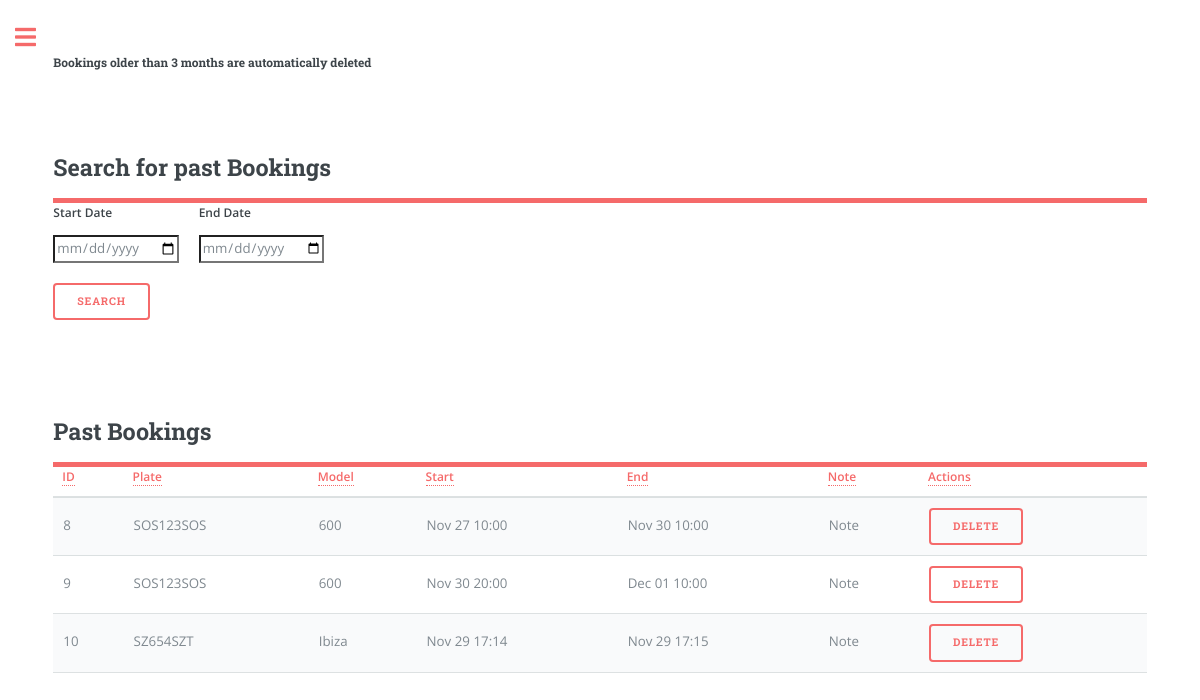
Screenshot of /bookings_history (signed in) with the database file from the repository.
### app/models.py (models this page shows, shortened)
class Booking(db.Model):
    id = db.Column(db.Integer, primary_key=True)
    start_datetime = db.Column(db.DateTime, nullable=False)
    end_datetime = db.Column(db.DateTime, nullable=False)
    car_plate = db.Column(db.String(8), db.ForeignKey('car.plate'), nullable=False)
    user_id = db.Column(db.Integer, db.ForeignKey('user.id'), nullable=False)
    note = db.Column(db.String(160))
    car = db.relationship('Car', backref='bookings', lazy=True)

class Car(db.Model):
    plate = db.Column(db.String(8), primary_key=True, index=True, unique=True)
    make = db.Column(db.String(15), index=True)
    model = db.Column(db.String(15), index=True)
    fuel = db.Column(db.String(8), index=True)
    year = db.Column(db.Integer, index=True)
    cc = db.Column(db.Integer, index=True)
    user_id = db.Column(db.Integer, db.ForeignKey('user.id'))

### app/routes.py (the view, shortened to what this page needs)
@app.route('/bookings_history', methods=['GET', 'POST'])
@login_required
def bookings_history():
    current_date = datetime.utcnow()
    expired_bookings = Booking.query.filter(
        (Booking.user_id == current_user.id) &
        (Booking.end_datetime < current_date)
    ).all()
    return render_template('bookings_history.html', user_bookings=expired_bookings, page='bookings_history',
                           user_name=current_user.username if current_user.is_authenticated else None)

### app/models.py (called while the page is built)
@login.user_loader
def load_user(id):
    return User.query.get(int(id))

### app/templates/bookings_history.html (shortened to what this page needs)
{% extends "index.html" %}
{% block content %}
<head>
  <link rel="stylesheet" href="{{ url_for('static', filename='css/main.css') }}">
</head>
<h5>Bookings older than 3 months are automatically deleted</h5>
<form action="{{ url_for('bookings_history') }}" method="POST">
<header id="header">
  <h2>Search for past Bookings</h2>
</header>
<div class="row">
 <div class="col">
  <label for="start_date" class="form-label">Start Date</label>
  <input type="date" class="form-control" id="start_date" name="start_date" required>
</div>
<div class="col">
  <label for="end_date" class="form-label">End Date</label>
  <input type="date" class="form-control" id="end_date" name="end_date" required>
</div>
</div>
<button type="submit" name="search" class="btn btn-danger" style="margin-top: 20px;">Search</button>
</form>
<header id="header">
  <h2>Past Bookings</h2>
</header>
<form action="{{ url_for('bookings_history') }}" method="POST" onsubmit="return confirm('Are you sure you want to delete this booking?');">
<table class="table" id="bookingTable">
    <thead>
      <tr>
        <th scope="col"><a href="#" class="sort-link" data-sort="id">ID</a></th>
        <th scope="col"><a href="#" class="sort-link" data-sort="plate">Plate</a></th>
        <th scope="col"><a href="#" class="sort-link" data-sort="model">Model</a></th>
        <th scope="col"><a href="#" class="sort-link" data-sort="start_datetime">Start</a></th>
        <th scope="col"><a href="#" class="sort-link" data-sort="end_datetime">End</a></th>
        <th scope="col"><a href="#" class="sort-link" data-sort="note">Note</a></th>
        <th scope="col"><a>Actions</a></th>
      </tr>
    </thead>
    <tbody>
      {% for booking in user_bookings %}
      <tr>
          <td data-sort="id">{{ booking.id }}</td>
          <td data-sort="plate">{{ booking.car.plate }}</td>
          <td data-sort="model">{{ booking.car.model }}</td>
          <td data-sort="start_datetime">{{ booking.start_datetime.strftime("%b %d %H:%M") }}</td>
          <td data-sort="end_datetime">{{ booking.end_datetime.strftime("%b %d %H:%M") }}</td>
          <td data-sort="note">
            {% if booking.note %}
            <span class="note-tooltip">
                Note
            </span>
        {% endif %}
          </td>
          <td>
              <button type="submit" class="btn btn-danger" name="delete" value="{{ booking.id }}">Delete</button>
        </td>
      </tr>
      {% endfor %}
  </tbody>
</table>
</form>
{% endblock %}

### rows the page displays
Booking: id "8", car.plate "SOS123SOS", car.model "600", start_datetime "Nov 27 10:00", end_datetime "Nov 30 10:00"
Booking: id "9", car.plate "SOS123SOS", car.model "600", start_datetime "Nov 30 20:00", end_datetime "Dec 01 10:00"
Booking: id "10", car.plate "SZ654SZT", car.model "Ibiza", start_datetime "Nov 29 17:14", end_datetime "Nov 29 17:15"
